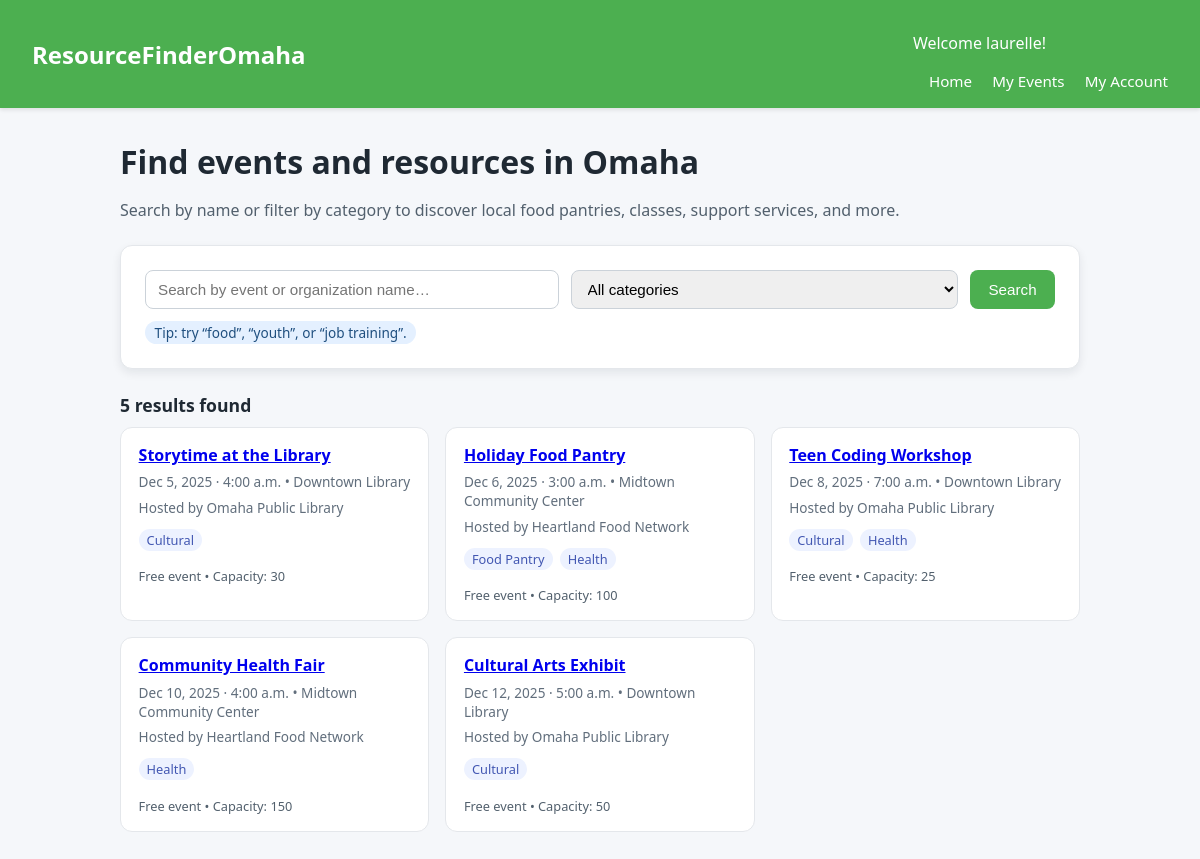
Page /accounts/profile/ (signed in) on the committed database.
### events/models.py (models this page shows, shortened)
class TimeStamped(models.Model):
    created_at = models.DateTimeField(auto_now_add=True)
    updated_at = models.DateTimeField(auto_now=True)
    class Meta:
        abstract = True

class Event(TimeStamped):
    org = models.ForeignKey(Organization, on_delete=models.CASCADE, related_name="events")
    title = models.CharField(max_length=200)
    description = models.TextField(blank=True)
    start_at = models.DateTimeField()
    end_at = models.DateTimeField(null=True, blank=True)
    location = models.ForeignKey(Location, on_delete=models.PROTECT, related_name="events")
    is_free = models.BooleanField(default=True)
    url = models.URLField(blank=True)
    capacity = models.PositiveIntegerField(null=True, blank=True)
    categories = models.ManyToManyField(Category, related_name="events", blank=True)
    is_published = models.BooleanField(default=True)
    class Meta:
        indexes = [
            models.Index(fields=["start_at"]),
            models.Index(fields=["is_published"]),
        ]
        ordering = ["start_at"]

class Location(TimeStamped):
    name = models.CharField(max_length=120, blank=True)
    address1 = models.CharField(max_length=200, blank=True)
    address2 = models.CharField(max_length=200, blank=True)
    city = models.CharField(max_length=80, default="Omaha")
    state = models.CharField(max_length=2, default="NE")
    postal_code = models.CharField(max_length=15, blank=True)
    latitude = models.FloatField(null=True, blank=True)
    longitude = models.FloatField(null=True, blank=True)

class Organization(TimeStamped):
    org = models.OneToOneField(User, on_delete=models.CASCADE) # link extra info to user
    name = models.CharField(max_length=150, unique=True)
    description = models.TextField(blank=True)
    website = models.URLField(blank=True)
    email = models.EmailField(blank=True)
    phone = models.CharField(max_length=30, blank=True)
    is_verified = models.BooleanField(default=False)

class Category(models.Model):
    name = models.CharField(max_length=80, unique=True)
    slug = models.SlugField(max_length=100, unique=True)
    class Meta: #sorts alphabetically
        ordering = ["name"]

### events/views.py (the view)
# urls.py: 2. Add a URL to urlpatterns:  path('', views.home, name='home')
def home(request):
    query = request.GET.get("q", "").strip()
    category_slug = request.GET.get("category", "").strip()
    events = Event.objects.filter(is_published=True).order_by("start_at")
    if query:
        events = events.filter(
            models.Q(title__icontains=query)
            | models.Q(org__name__icontains=query)
        )
    if category_slug:
        events = events.filter(categories__slug=category_slug)
    events = events.distinct()
    categories = Category.objects.order_by("name")
    is_org = request.user.groups.filter(name='Organizations').exists()
    context = {
        "events": events,
        "categories": categories,
        "query": query,
        "selected_category": category_slug,
        "is_org": is_org
    }
    return render(request, "home.html", context)

### events/templates/home.html (shortened to what this page needs)
{% extends "base.html" %}
{% block content %}
  <h1 class="page-title">Find events and resources in Omaha</h1>
  <p class="page-subtitle">
    Search by name or filter by category to discover local food pantries, classes,
    support services, and more.
  </p>
  <section class="search-card">
    <form method="get" action="{% url 'home' %}">
      <div class="search-row">
        <input
          type="text"
          name="q"
          placeholder="Search by event or organization name…"
          value="{{ query|default:'' }}"
        />
        <select name="category">
          <option value="">All categories</option>
        </select>
        <button type="submit">Search</button>
      </div>
    </form>
    <div class="pill-row">
      {% if query or selected_category %}
        <span>Filters applied</span>
      {% else %}
        <span>Tip: try “food”, “youth”, or “job training”.</span>
      {% endif %}
    </div>
  </section>
  {% if events %}
    <section>
      <h2 style="font-size:1.1rem; margin-bottom:0.6rem;">
        {{ events|length }} result{{ events|length|pluralize }} found
      </h2>
      <div class="events-grid">
        {% for event in events %}
          <article class="event-card">
            <div class="event-title">
             <a href="{% url 'eventDetail' event.id %}">{{event.title}}</a>
            </div>
            <div class="event-meta">
              {{ event.start_at|date:"M j, Y · g:i a" }}
              {% if event.location %}
                • {{ event.location.name|default:event.location.address1 }}
              {% endif %}
            </div>
            {% if event.org %}
              <div class="event-meta">
                Hosted by {{ event.org.name }}
              </div>
            {% endif %}
            {% if event.categories.all %}
              <div class="event-tags">
                {% for cat in event.categories.all %}
                  <span>{{ cat.name }}</span>
                {% endfor %}
              </div>
            {% endif %}
            <div class="event-footer">
              {% if event.is_free %}
                Free event
              {% else %}
                Paid event
              {% endif %}
              {% if event.capacity %}
                • Capacity: {{ event.capacity }}
              {% endif %}
            </div>
          </article>
        {% endfor %}
      </div>
    </section>
  {% else %}
    <div class="empty-state">
      <strong>No events match this search yet.</strong>
      Try clearing filters or using a more general keyword.
    </div>
  {% endif %}
{% endblock %}

### events/templates/base.html (shortened to what this page needs)
<!doctype html>
<html lang="en">
<head>
</head>
<body>
  <header>
    <div class="logo">ResourceFinderOmaha</div>
    <nav>
      <p class="hello-name">Welcome {{ user.username }}!</p>
      <a href="{% url 'home' %}">Home</a>
      <a href="{% url 'myevents' %}">My Events</a>
      <a href="#">My Account</a>
    </nav>
  </header>
  <main>
    {% block content %}{% endblock %}
  </main>
</body>
</html>

### events/templates/base.html (style rules this page uses)
body { margin: 0; font-family: system-ui, -apple-system, BlinkMacSystemFont, "Segoe UI", sans-serif; background: #f5f7fa; color: #1f2933; }
header { background: #4CAF50; color: white; padding: 1rem 2rem; box-shadow: 0 2px 4px rgba(0,0,0,0.1); display: flex; align-items: center; justify-content: space-between; }
header .logo { font-size: 1.5rem; font-weight: 700; }
header nav a { color: white; text-decoration: none; margin-left: 1rem; font-size: 0.95rem; }
main { max-width: 960px; margin: 2rem auto; padding: 0 1rem 3rem; }
.page-title { font-size: 2rem; margin-bottom: 0.5rem; }
.page-subtitle { color: #52606d; margin-bottom: 1.5rem; }
.search-card { background: white; padding: 1.5rem; border-radius: 0.75rem; box-shadow: 0 4px 10px rgba(15, 23, 42, 0.08); margin-bottom: 1.5rem; border: 1px solid #e4e7eb; }
.search-row { display: flex; flex-wrap: wrap; gap: 0.75rem; margin-bottom: 0.75rem; }
.search-row input[type="text"], .search-row select { flex: 1 1 200px; padding: 0.55rem 0.75rem; border-radius: 0.5rem; border: 1px solid #cbd2d9; font-size: 0.95rem; }
.search-row button { padding: 0.55rem 1.15rem; border-radius: 0.5rem; border: none; background: #4CAF50; color: white; cursor: pointer; font-size: 0.95rem; font-weight: 500; }
.pill-row { margin-top: 0.5rem; font-size: 0.85rem; color: #52606d; }
.pill-row span { display: inline-block; padding: 0.15rem 0.6rem; border-radius: 999px; background: #e4f0ff; color: #1f4f7f; margin-right: 0.4rem; }
.events-grid { display: grid; grid-template-columns: repeat(auto-fit, minmax(260px, 1fr)); gap: 1rem; }
.event-card { background: white; border-radius: 0.75rem; border: 1px solid #e4e7eb; padding: 1rem 1.1rem; display: flex; flex-direction: column; gap: 0.4rem; }
.event-title { font-weight: 600; font-size: 1rem; }
.event-meta { font-size: 0.85rem; color: #616e7c; }
.event-tags { margin-top: 0.35rem; font-size: 0.8rem; }
.event-tags span { display: inline-block; padding: 0.12rem 0.5rem; border-radius: 999px; background: #edf2ff; color: #4257b2; margin-right: 0.25rem; margin-bottom: 0.25rem; }
.event-footer { margin-top: 0.4rem; font-size: 0.8rem; color: #52606d; }

### rows in the picture
Event: title "Storytime at the Library", start_at "Dec 5, 2025 · 4:00 a.m.", location.name "Downtown Library", org.name "Omaha Public Library", is_free "Free event", capacity "30"
Category: name "Cultural"
Event: title "Holiday Food Pantry", start_at "Dec 6, 2025 · 3:00 a.m.", location.name "Midtown Community Center", org.name "Heartland Food Network", is_free "Free event", capacity "100"
Category: name "Food Pantry"
Category: name "Health"
Event: title "Teen Coding Workshop", start_at "Dec 8, 2025 · 7:00 a.m.", location.name "Downtown Library", org.name "Omaha Public Library", is_free "Free event", capacity "25"
Event: title "Community Health Fair", start_at "Dec 10, 2025 · 4:00 a.m.", location.name "Midtown Community Center", org.name "Heartland Food Network", is_free "Free event", capacity "150"
Event: title "Cultural Arts Exhibit", start_at "Dec 12, 2025 · 5:00 a.m.", location.name "Downtown Library", org.name "Omaha Public Library", is_free "Free event", capacity "50"

### other values in the picture
{{ user.username }} "laurelle"
{{ events|length }} "5"
